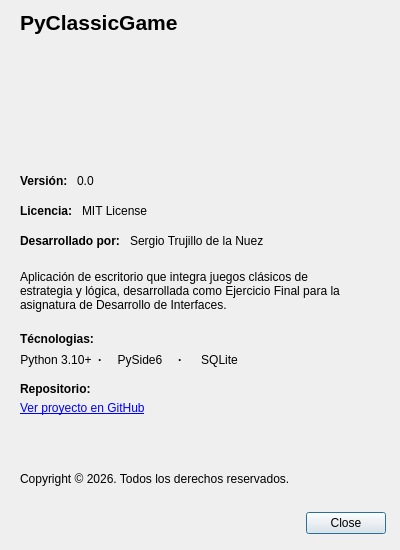
<?xml version="1.0" encoding="UTF-8"?>
<ui version="4.0">
 <class>AboutAs</class>
 <widget class="QDialog" name="AboutAs">
  <property name="enabled">
   <bool>true</bool>
  </property>
  <property name="geometry">
   <rect>
    <x>0</x>
    <y>0</y>
    <width>400</width>
    <height>550</height>
   </rect>
  </property>
  <property name="sizePolicy">
   <sizepolicy hsizetype="Ignored" vsizetype="Ignored">
    <horstretch>0</horstretch>
    <verstretch>0</verstretch>
   </sizepolicy>
  </property>
  <property name="minimumSize">
   <size>
    <width>400</width>
    <height>550</height>
   </size>
  </property>
  <property name="maximumSize">
   <size>
    <width>400</width>
    <height>550</height>
   </size>
  </property>
  <property name="windowTitle">
   <string>Acerca de</string>
  </property>
  <property name="windowIcon">
   <iconset theme="QIcon::ThemeIcon::MailMarkImportant"/>
  </property>
  <widget class="QDialogButtonBox" name="buttonBox">
   <property name="geometry">
    <rect>
     <x>300</x>
     <y>510</y>
     <width>86</width>
     <height>26</height>
    </rect>
   </property>
   <property name="orientation">
    <enum>Qt::Orientation::Horizontal</enum>
   </property>
   <property name="standardButtons">
    <set>QDialogButtonBox::StandardButton::Close</set>
   </property>
  </widget>
  <widget class="QLabel" name="label_name">
   <property name="geometry">
    <rect>
     <x>20</x>
     <y>9</y>
     <width>157</width>
     <height>26</height>
    </rect>
   </property>
   <property name="font">
    <font>
     <pointsize>16</pointsize>
     <bold>true</bold>
    </font>
   </property>
   <property name="text">
    <string>PyClassicGames</string>
   </property>
  </widget>
  <widget class="QWidget" name="horizontalLayoutWidget">
   <property name="geometry">
    <rect>
     <x>20</x>
     <y>170</y>
     <width>91</width>
     <height>22</height>
    </rect>
   </property>
   <layout class="QHBoxLayout" name="horizontalLayout" stretch="0,1">
    <item>
     <widget class="QLabel" name="label_2">
      <property name="minimumSize">
       <size>
        <width>0</width>
        <height>20</height>
       </size>
      </property>
      <property name="maximumSize">
       <size>
        <width>16777215</width>
        <height>20</height>
       </size>
      </property>
      <property name="font">
       <font>
        <bold>true</bold>
       </font>
      </property>
      <property name="text">
       <string>Versión: </string>
      </property>
     </widget>
    </item>
    <item>
     <widget class="QLabel" name="label_version">
      <property name="minimumSize">
       <size>
        <width>0</width>
        <height>20</height>
       </size>
      </property>
      <property name="maximumSize">
       <size>
        <width>16777215</width>
        <height>20</height>
       </size>
      </property>
      <property name="text">
       <string>0.0</string>
      </property>
     </widget>
    </item>
   </layout>
  </widget>
  <widget class="QWidget" name="horizontalLayoutWidget_2">
   <property name="geometry">
    <rect>
     <x>20</x>
     <y>230</y>
     <width>351</width>
     <height>22</height>
    </rect>
   </property>
   <layout class="QHBoxLayout" name="horizontalLayout_2" stretch="0,1">
    <item>
     <widget class="QLabel" name="label_4">
      <property name="minimumSize">
       <size>
        <width>0</width>
        <height>20</height>
       </size>
      </property>
      <property name="maximumSize">
       <size>
        <width>16777215</width>
        <height>20</height>
       </size>
      </property>
      <property name="font">
       <font>
        <bold>true</bold>
       </font>
      </property>
      <property name="text">
       <string>Desarrollado por: </string>
      </property>
     </widget>
    </item>
    <item>
     <widget class="QLabel" name="label_author">
      <property name="minimumSize">
       <size>
        <width>0</width>
        <height>20</height>
       </size>
      </property>
      <property name="maximumSize">
       <size>
        <width>16777215</width>
        <height>20</height>
       </size>
      </property>
      <property name="text">
       <string>Sergio Trujillo de la Nuez</string>
      </property>
     </widget>
    </item>
   </layout>
  </widget>
  <widget class="QWidget" name="horizontalLayoutWidget_3">
   <property name="geometry">
    <rect>
     <x>20</x>
     <y>200</y>
     <width>150</width>
     <height>22</height>
    </rect>
   </property>
   <layout class="QHBoxLayout" name="horizontalLayout_3" stretch="0,1">
    <item>
     <widget class="QLabel" name="label_6">
      <property name="minimumSize">
       <size>
        <width>0</width>
        <height>20</height>
       </size>
      </property>
      <property name="maximumSize">
       <size>
        <width>16777215</width>
        <height>20</height>
       </size>
      </property>
      <property name="font">
       <font>
        <bold>true</bold>
       </font>
      </property>
      <property name="text">
       <string>Licencia: </string>
      </property>
     </widget>
    </item>
    <item>
     <widget class="QLabel" name="label_7">
      <property name="minimumSize">
       <size>
        <width>0</width>
        <height>20</height>
       </size>
      </property>
      <property name="maximumSize">
       <size>
        <width>16777215</width>
        <height>20</height>
       </size>
      </property>
      <property name="text">
       <string>MIT License</string>
      </property>
     </widget>
    </item>
   </layout>
  </widget>
  <widget class="QLabel" name="label_8">
   <property name="geometry">
    <rect>
     <x>20</x>
     <y>260</y>
     <width>341</width>
     <height>61</height>
    </rect>
   </property>
   <property name="text">
    <string>Aplicación de escritorio que integra juegos clásicos de estrategia y lógica, desarrollada como Ejercicio Final para la asignatura de Desarrollo de Interfaces. </string>
   </property>
   <property name="textFormat">
    <enum>Qt::TextFormat::PlainText</enum>
   </property>
   <property name="wordWrap">
    <bool>true</bool>
   </property>
  </widget>
  <widget class="QLabel" name="label_9">
   <property name="geometry">
    <rect>
     <x>20</x>
     <y>330</y>
     <width>91</width>
     <height>18</height>
    </rect>
   </property>
   <property name="font">
    <font>
     <bold>true</bold>
    </font>
   </property>
   <property name="text">
    <string>Técnologias:</string>
   </property>
  </widget>
  <widget class="QLabel" name="label_11">
   <property name="geometry">
    <rect>
     <x>20</x>
     <y>380</y>
     <width>101</width>
     <height>18</height>
    </rect>
   </property>
   <property name="font">
    <font>
     <bold>true</bold>
    </font>
   </property>
   <property name="text">
    <string>Repositorio:</string>
   </property>
  </widget>
  <widget class="QLabel" name="label_12">
   <property name="geometry">
    <rect>
     <x>20</x>
     <y>400</y>
     <width>221</width>
     <height>16</height>
    </rect>
   </property>
   <property name="text">
    <string>&lt;html&gt;&lt;head/&gt;&lt;body&gt;&lt;p&gt;&lt;a href=&quot;https://github.com/TRuHa83/PyClassicGames&quot;&gt;&lt;span style=&quot; text-decoration: underline; color:#0000ff;&quot;&gt;Ver proyecto en GitHub&lt;/span&gt;&lt;/a&gt;&lt;/p&gt;&lt;/body&gt;&lt;/html&gt;</string>
   </property>
   <property name="openExternalLinks">
    <bool>true</bool>
   </property>
  </widget>
  <widget class="QLabel" name="label_13">
   <property name="geometry">
    <rect>
     <x>20</x>
     <y>470</y>
     <width>341</width>
     <height>18</height>
    </rect>
   </property>
   <property name="text">
    <string>Copyright © 2026. Todos los derechos reservados.</string>
   </property>
  </widget>
  <widget class="QLabel" name="label_14">
   <property name="geometry">
    <rect>
     <x>20</x>
     <y>50</y>
     <width>121</width>
     <height>101</height>
    </rect>
   </property>
   <property name="text">
    <string/>
   </property>
   <property name="pixmap">
    <pixmap resource="../recursos.qrc">:/assets/assets/logo_128.png</pixmap>
   </property>
  </widget>
  <widget class="QWidget" name="horizontalLayoutWidget_4">
   <property name="geometry">
    <rect>
     <x>20</x>
     <y>350</y>
     <width>231</width>
     <height>20</height>
    </rect>
   </property>
   <layout class="QHBoxLayout" name="horizontalLayout_4" stretch="1,0,1,0,1">
    <item>
     <widget class="QLabel" name="label_10">
      <property name="text">
       <string>Python 3.10+</string>
      </property>
      <property name="alignment">
       <set>Qt::AlignmentFlag::AlignCenter</set>
      </property>
     </widget>
    </item>
    <item>
     <widget class="QLabel" name="label_15">
      <property name="font">
       <font>
        <bold>true</bold>
       </font>
      </property>
      <property name="text">
       <string>·</string>
      </property>
     </widget>
    </item>
    <item>
     <widget class="QLabel" name="label_3">
      <property name="text">
       <string>PySide6</string>
      </property>
      <property name="alignment">
       <set>Qt::AlignmentFlag::AlignCenter</set>
      </property>
     </widget>
    </item>
    <item>
     <widget class="QLabel" name="label_16">
      <property name="font">
       <font>
        <bold>true</bold>
       </font>
      </property>
      <property name="text">
       <string>·</string>
      </property>
     </widget>
    </item>
    <item>
     <widget class="QLabel" name="label_5">
      <property name="text">
       <string>SQLite</string>
      </property>
      <property name="alignment">
       <set>Qt::AlignmentFlag::AlignCenter</set>
      </property>
     </widget>
    </item>
   </layout>
  </widget>
 </widget>
 <resources>
  <include location="../recursos.qrc"/>
 </resources>
 <connections>
  <connection>
   <sender>buttonBox</sender>
   <signal>rejected()</signal>
   <receiver>AboutAs</receiver>
   <slot>close()</slot>
   <hints>
    <hint type="sourcelabel">
     <x>342</x>
     <y>522</y>
    </hint>
    <hint type="destinationlabel">
     <x>199</x>
     <y>274</y>
    </hint>
   </hints>
  </connection>
 </connections>
</ui>
